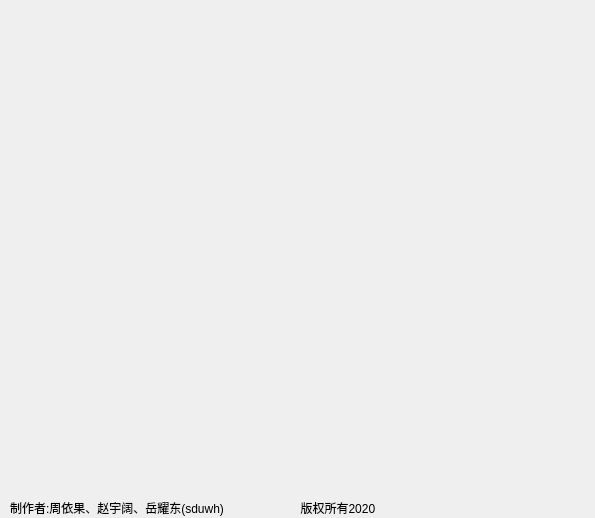
<?xml version="1.0" encoding="UTF-8"?>
<ui version="4.0">
 <class>adminwidget</class>
 <widget class="QDialog" name="adminwidget">
  <property name="geometry">
   <rect>
    <x>0</x>
    <y>0</y>
    <width>595</width>
    <height>518</height>
   </rect>
  </property>
  <property name="windowTitle">
   <string>Dialog</string>
  </property>
  <widget class="QLabel" name="label">
   <property name="geometry">
    <rect>
     <x>10</x>
     <y>500</y>
     <width>561</width>
     <height>16</height>
    </rect>
   </property>
   <property name="text">
    <string>制作者:周依果、赵宇阔、岳耀东(sduwh)                       版权所有2020</string>
   </property>
  </widget>
 </widget>
 <resources/>
 <connections/>
</ui>
